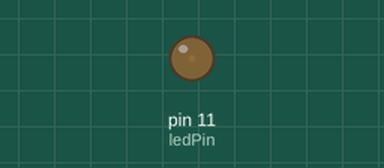
The sketch below on a simulated Arduino Uno, built with avr-gcc and run on an emulated ATmega328P. Parts: output pins drawn as LEDs (lit = HIGH).

Above: at 0.05 s.
At 3.45 s:
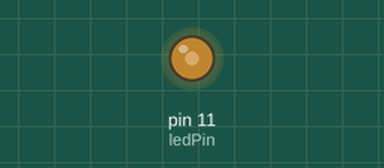
At 6.95 s:
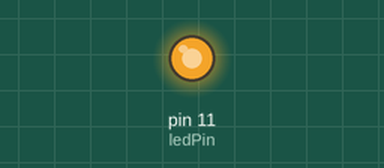
At 13.85 s:
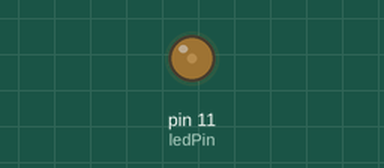
Timing chart, 0 to 19.9 s (numbered marks = the images above):
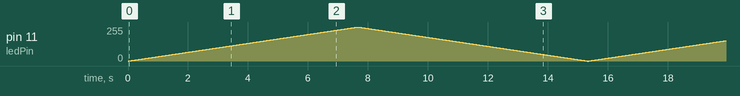

The sketch:

Fade_In_Out.ino
```cpp
const int ledPin = 11;// Needs to be connected to PWM Pin (11, 10, 9, 6, 5, 3)

void setup()
{
  pinMode(ledPin, OUTPUT);
}

void loop()
{
  for (int i = 0; i < 255; i++) {
    analogWrite(ledPin, i);
    delay(30);
  }
  for (int i = 255; i >= 0; i--) {
    analogWrite(ledPin, i);
    delay(30);
  }
}
```
